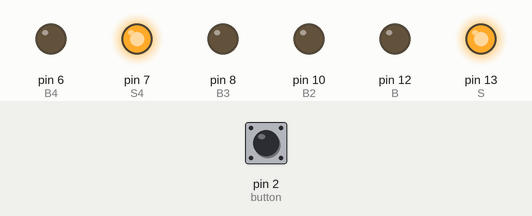
Bench run of a sketch on a simulated Arduino Uno, built with avr-gcc and run on an emulated ATmega328P. On the bench: output pins drawn as LEDs (lit = HIGH). The test bench sets the inputs (shaded band); at power-on: pin 2 (button) HIGH. Pins used as bus, display or sensor lines are not drawn.

Above: at 1.2 s.
1.3 s: pin 2 (button) pulled LOW for 0.15 s
At 2.0 s:
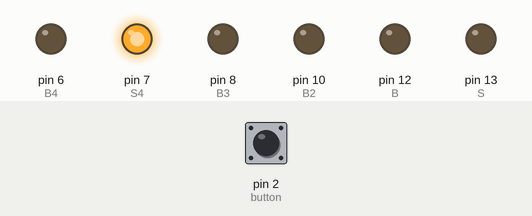
4.4 s: pin 2 (button) pulled LOW for 1 s
At 6.2 s:
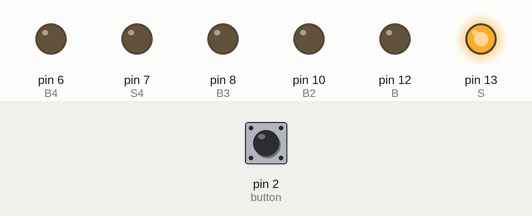
8.4 s: pin 2 (button) pulled LOW for 0.15 s
At 10.5 s:
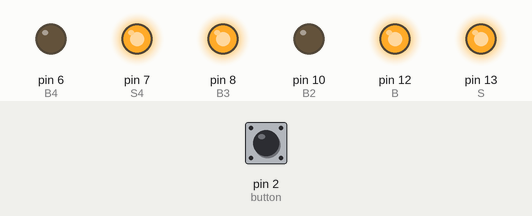
11.5 s: pin 2 (button) pulled LOW for 0.15 s
At 13.1 s:
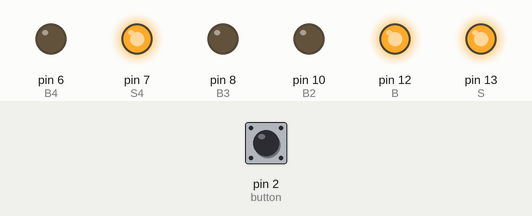
14.6 s: pin 2 (button) pulsed LOW 2 times (0.12 s each, 0.3 s apart)
At 15.9 s:
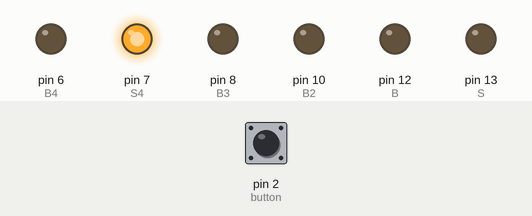
18.2 s: pin 2 (button) pulled LOW for 3.2 s
At 22.8 s:
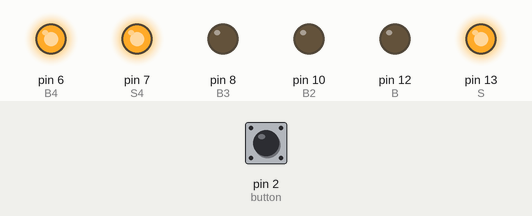
Timing chart, 0 to 27.9 s (numbered marks = the images above; inputs shaded):
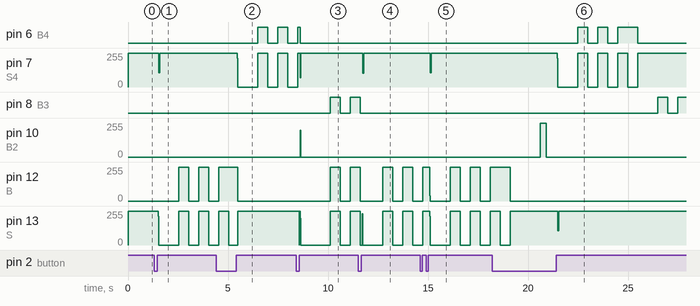

The sketch:

testtttttt.ino
```cpp
int S=13;
int B=12;

int S2=11;
int B2=10;

int S3=9;
int B3=8;

int S4=7;
int B4=6;
int button=2;
 int contador=0;
int estadoBoton = 0;
int estadoAnterior = LOW;
void setup()
{
  pinMode(S, OUTPUT);
  pinMode(B, OUTPUT);
  pinMode(S2, OUTPUT);
  pinMode(B2, OUTPUT);
  pinMode(S3, OUTPUT);
  pinMode(B3, OUTPUT);
  pinMode(S4, OUTPUT);
  pinMode(B4, OUTPUT);
  pinMode(button, INPUT_PULLUP);
attachInterrupt(digitalPinToInterrupt(2),SECUENCIAS,HIGH);
}

void loop()
{
  digitalWrite(S,HIGH);
  digitalWrite(B,LOW);
  digitalWrite(S2,HIGH);
  digitalWrite(B2,LOW);
  digitalWrite(S3,HIGH);
  digitalWrite(B3,LOW);
  digitalWrite(S4,HIGH);
  digitalWrite(B4,LOW);
}
void SECUENCIAS()
{
estadoBoton = digitalRead(2);
   if (digitalRead(2)==HIGH)
 {
  contador ++;
 }
  if (contador > 4)
  {
    contador = 0;
  }
if ((estadoBoton == HIGH) && ( estadoAnterior == LOW)){
 delay(20);
  while (contador==1)
  {

  semaforoA();
  semaforoB();
  semaforoC();
  semaforoD();
  interrupts();
  }

  while(contador==2)
  {
  semaforoD();
  semaforoC();
  semaforoB();
  semaforoA();
  interrupts();
  }
  while (contador==3)
  {
   secuencia_AC_BD();
   interrupts();
  }

  while(contador==4)
  {
    semaforoA();
    semaforoC();
    semaforoB();
    semaforoD();
    interrupts();
  }
}

}


void semaforoA()
{

  digitalWrite(S,LOW);
  digitalWrite(B,LOW);
  delay(500);
for(int i=1;i<4;i++)
{
  digitalWrite(S,LOW);
  digitalWrite(B,LOW);
  delay(500);
  digitalWrite(S,HIGH);
  digitalWrite(B,HIGH);
  delay(500);
}
  digitalWrite(S,LOW);
  digitalWrite(B,HIGH);
  delay(500);

  digitalWrite(S,HIGH);
  digitalWrite(B,LOW);
}

void semaforoB()
{
  digitalWrite(S2,LOW);
  digitalWrite(B2,LOW);
  delay(1000);
for(int i=1;i<4;i++)
{
  digitalWrite(S2,LOW);
  digitalWrite(B2,LOW);
  delay(500);
  digitalWrite(S2,HIGH);
  digitalWrite(B2,HIGH);
  delay(300);
}

  digitalWrite(S2,LOW);
  digitalWrite(B2,HIGH);
  delay(500);

  digitalWrite(S2,HIGH);
  digitalWrite(B2,LOW);

}

void semaforoC()
{

  digitalWrite(S3,LOW);
  digitalWrite(B3,LOW);
  delay(500);
for(int i=1;i<4;i++)
{
  digitalWrite(S3,LOW);
  digitalWrite(B3,LOW);
  delay(500);
  digitalWrite(S3,HIGH);
  digitalWrite(B3,HIGH);
  delay(500);
}

  digitalWrite(S3,LOW);
  digitalWrite(B3,HIGH);
  delay(500);

  digitalWrite(S3,HIGH);
  digitalWrite(B3,LOW);

}

void semaforoD()
{
  digitalWrite(S4,LOW);
  digitalWrite(B4,LOW);
  delay(500);
for(int i=1;i<4;i++)
{
  digitalWrite(S4,LOW);
  digitalWrite(B4,LOW);
  delay(500);
  digitalWrite(S4,HIGH);
  digitalWrite(B4,HIGH);
  delay(500);
}
  digitalWrite(S4,LOW);
  digitalWrite(B4,HIGH);
  delay(500);

  digitalWrite(S4,HIGH);
  digitalWrite(B4,LOW);
}


void secuencia_AC_BD()
{

  digitalWrite(S,LOW);
  digitalWrite(B,LOW);
  digitalWrite(S3,LOW);
  digitalWrite(B3,LOW);
  delay(1000);
for(int i=1;i<4;i++)
{
  digitalWrite(S,LOW);
  digitalWrite(B,LOW);
  digitalWrite(S3,LOW);
  digitalWrite(B3,LOW);
  delay(500);
  digitalWrite(S,HIGH);
  digitalWrite(B,HIGH);
  digitalWrite(S3,HIGH);
  digitalWrite(B3,HIGH);
  delay(500);
}
  digitalWrite(S,LOW);
  digitalWrite(B,HIGH);
  digitalWrite(S3,LOW);
  digitalWrite(B3,HIGH);
  delay(1000);

  digitalWrite(S,HIGH);
  digitalWrite(B,LOW);
  digitalWrite(S3,HIGH);
  digitalWrite(B3,LOW);

 digitalWrite(S2,HIGH);
 digitalWrite(B2,HIGH);
 digitalWrite(S4,HIGH);
 digitalWrite(B4,HIGH);

  digitalWrite(S2,LOW);
  digitalWrite(B2,LOW);
  digitalWrite(S4,LOW);
  digitalWrite(B4,LOW);
  delay(1000);
for(int i=1;i<4;i++)
{
  digitalWrite(S2,LOW);
  digitalWrite(B2,LOW);
  digitalWrite(S4,LOW);
  digitalWrite(B4,LOW);
  delay(500);
  digitalWrite(S2,HIGH);
  digitalWrite(B2,HIGH);
  digitalWrite(S4,HIGH);
  digitalWrite(B4,HIGH);
  delay(500);
}
  digitalWrite(S2,LOW);
  digitalWrite(B2,HIGH);
  digitalWrite(S4,LOW);
  digitalWrite(B4,HIGH);
  delay(1000);

  digitalWrite(S2,HIGH);
  digitalWrite(B2,LOW);
  digitalWrite(S4,HIGH);
  digitalWrite(B4,LOW);
}
```

Measured:
- after the input at 1.3 s, pin 7 (S4): 255/255 → 107/255 after 0.25 s, → 255/255 0.04 s later; pin 12 (B): alternates 255/255 for 0.50 s and 0/255 for 0.50 s, starting after 1.2 s; pin 13 (S): goes 0/255 1.0 s, 255/255 0.50 s, 0/255 0.50 s, 255/255 0.50 s, then 0/255, starting after 0.21 s
- after the input at 4.4 s, pin 6 (B4): alternates HIGH for 0.50 s and LOW for 0.50 s, starting after 2.1 s; pin 7 (S4): goes 0/255 1.0 s, 255/255 0.50 s, 0/255 0.50 s, 255/255 0.50 s, then 0/255, starting after 1.1 s; pin 10 (B2): stops changing and stays 0/255
- after the input at 8.4 s, pin 10 (B2): 0/255 → 201/255 after 0.21 s, → 0/255 0.04 s later; pin 12 (B): 0/255 → 255/255 after 1.7 s, → 0/255 0.50 s later, → 255/255 0.50 s later; pin 13 (S): 255/255 → 0/255 after 0.15 s, → 255/255 1.6 s later, → 0/255 0.50 s later, → 255/255 0.50 s later
- after the input at 11.5 s, pin 7 (S4): 255/255 → 104/255 after 0.25 s, → 255/255 0.04 s later; pin 8 (B3): goes on until 11.6 s, then stays LOW
- after the input at 14.6 s, pin 7 (S4): 255/255 → 107/255 after 0.52 s, → 255/255 0.04 s later; pin 8 (B3): stays LOW (without the input it goes to HIGH after 2.1 s)
- after the input at 18.2 s, pin 6 (B4): goes HIGH 0.50 s, LOW 0.50 s, HIGH 0.50 s, LOW 0.50 s, HIGH 1.0 s, then LOW, starting after 4.3 s; pin 10 (B2): goes on until 20.9 s, then stays 0/255
